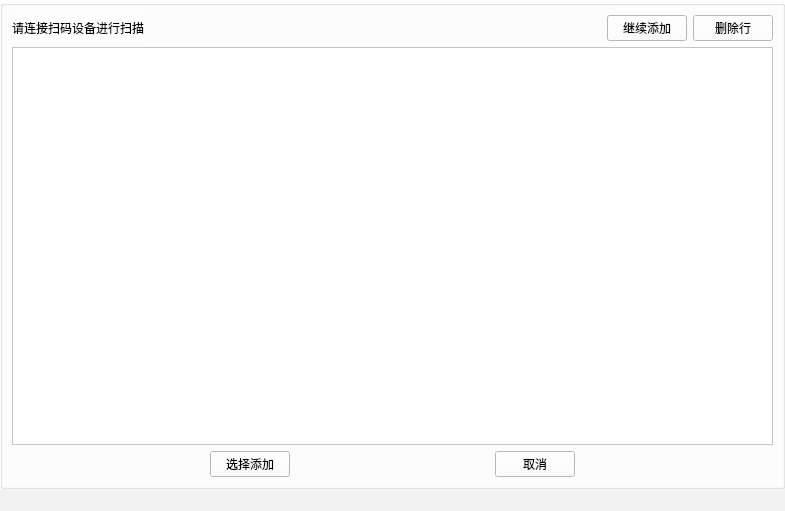
<?xml version="1.0" encoding="UTF-8"?>
<ui version="4.0">
 <class>CreateTask_ScanDevice</class>
 <widget class="QMainWindow" name="CreateTask_ScanDevice">
  <property name="geometry">
   <rect>
    <x>0</x>
    <y>0</y>
    <width>785</width>
    <height>511</height>
   </rect>
  </property>
  <property name="windowTitle">
   <string>MainWindow</string>
  </property>
  <property name="styleSheet">
   <string notr="true">background-color:rgba(242, 242, 242, 1);
color:black;
background-image:none;
border-image:none;</string>
  </property>
  <widget class="QWidget" name="centralwidget">
   <property name="styleSheet">
    <string notr="true">background-image:none;
border-image:none;</string>
   </property>
   <layout class="QVBoxLayout" name="verticalLayout">
    <property name="leftMargin">
     <number>0</number>
    </property>
    <property name="topMargin">
     <number>0</number>
    </property>
    <property name="rightMargin">
     <number>0</number>
    </property>
    <property name="bottomMargin">
     <number>0</number>
    </property>
    <item>
     <widget class="QGroupBox" name="groupBox">
      <property name="styleSheet">
       <string notr="true">background-color:white;
</string>
      </property>
      <property name="title">
       <string/>
      </property>
      <layout class="QVBoxLayout" name="verticalLayout_2">
       <item>
        <layout class="QHBoxLayout" name="horizontalLayout">
         <item>
          <widget class="QLabel" name="label">
           <property name="text">
            <string>请连接扫码设备进行扫描</string>
           </property>
          </widget>
         </item>
         <item>
          <spacer name="horizontalSpacer">
           <property name="orientation">
            <enum>Qt::Horizontal</enum>
           </property>
           <property name="sizeHint" stdset="0">
            <size>
             <width>40</width>
             <height>20</height>
            </size>
           </property>
          </spacer>
         </item>
         <item>
          <widget class="QPushButton" name="pushButton">
           <property name="text">
            <string>继续添加</string>
           </property>
          </widget>
         </item>
         <item>
          <widget class="QPushButton" name="pushButton_2">
           <property name="text">
            <string>删除行</string>
           </property>
          </widget>
         </item>
        </layout>
       </item>
       <item>
        <widget class="QTableWidget" name="tableWidget"/>
       </item>
       <item>
        <layout class="QHBoxLayout" name="horizontalLayout_2">
         <item>
          <spacer name="horizontalSpacer_2">
           <property name="orientation">
            <enum>Qt::Horizontal</enum>
           </property>
           <property name="sizeHint" stdset="0">
            <size>
             <width>40</width>
             <height>20</height>
            </size>
           </property>
          </spacer>
         </item>
         <item>
          <widget class="QPushButton" name="AddButton">
           <property name="text">
            <string>选择添加</string>
           </property>
          </widget>
         </item>
         <item>
          <spacer name="horizontalSpacer_4">
           <property name="orientation">
            <enum>Qt::Horizontal</enum>
           </property>
           <property name="sizeHint" stdset="0">
            <size>
             <width>40</width>
             <height>20</height>
            </size>
           </property>
          </spacer>
         </item>
         <item>
          <widget class="QPushButton" name="CancelButton">
           <property name="text">
            <string>取消</string>
           </property>
          </widget>
         </item>
         <item>
          <spacer name="horizontalSpacer_3">
           <property name="orientation">
            <enum>Qt::Horizontal</enum>
           </property>
           <property name="sizeHint" stdset="0">
            <size>
             <width>40</width>
             <height>20</height>
            </size>
           </property>
          </spacer>
         </item>
        </layout>
       </item>
      </layout>
     </widget>
    </item>
   </layout>
  </widget>
  <widget class="QMenuBar" name="menubar">
   <property name="geometry">
    <rect>
     <x>0</x>
     <y>0</y>
     <width>785</width>
     <height>25</height>
    </rect>
   </property>
  </widget>
  <widget class="QStatusBar" name="statusbar"/>
 </widget>
 <resources/>
 <connections/>
</ui>
